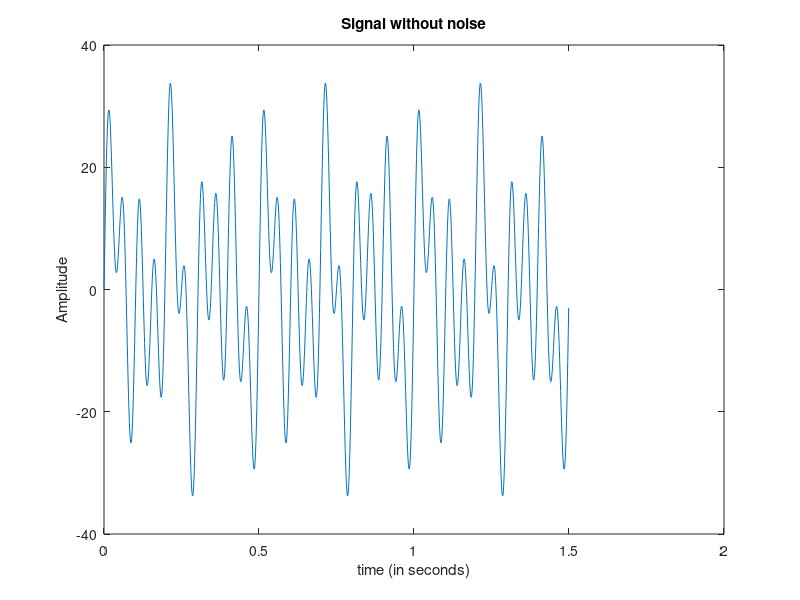
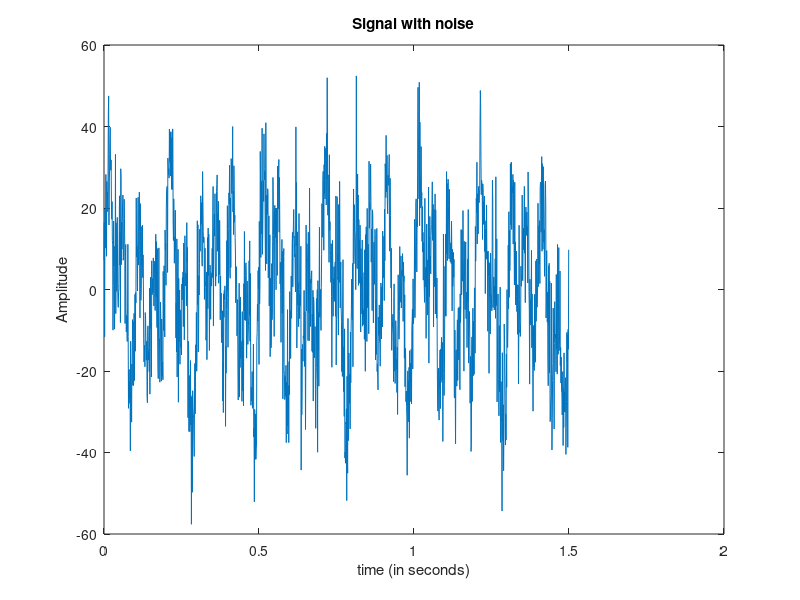
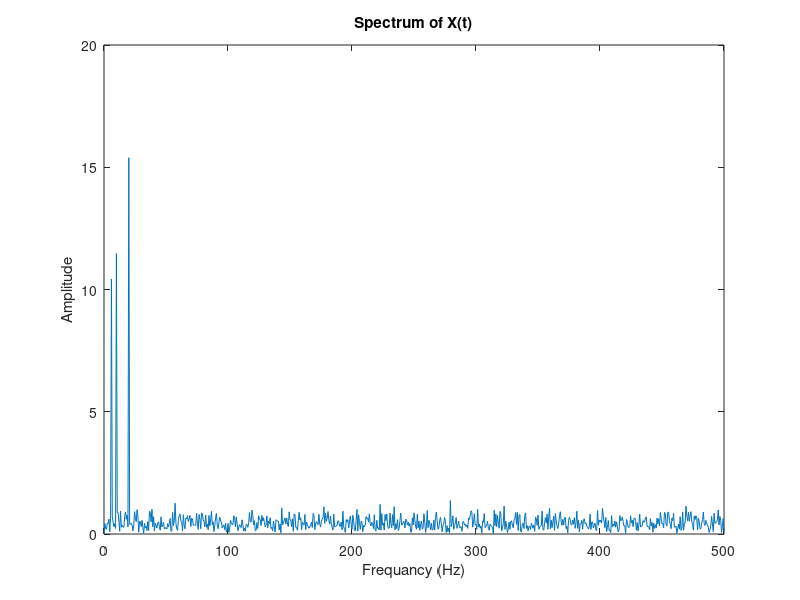
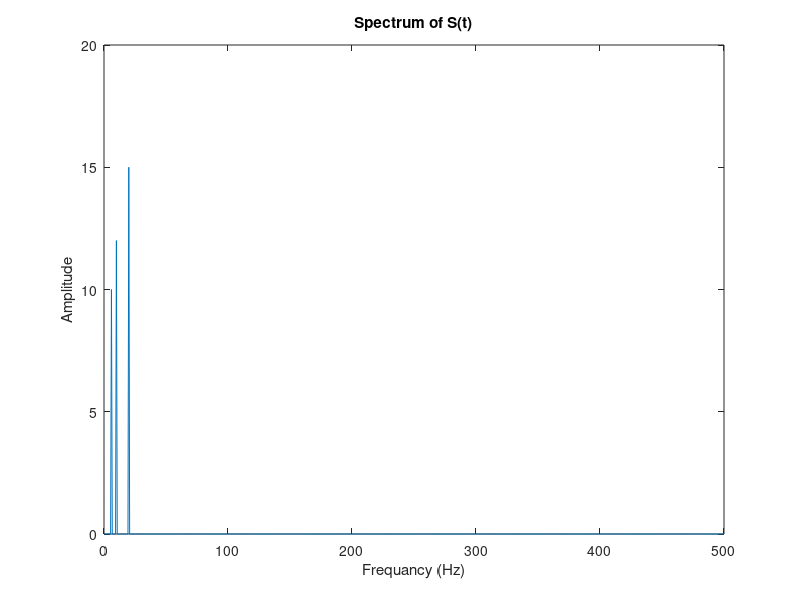

MATLAB code to generate these figures, in order:
% Script to show how to use the Fourier Method to identify a signal from
% the background noise.
%
% Written by:    Stefano Giani
%                stefano.giani@durham.ac.uk
%
% Created:       08/02/19
%

% We are going to create a signal three sinusoidal functions of different
% amplitudes and frequancies

%Amplitudes
A1 = 10;
A2 = 12;
A3 = 15;

%Frequencies
F1 = 6;               % hertz
F2 = 10;              % hertz
F3 = 20;              % hertz

Fs = 1000;            % Sampling frequency                    
T = 1/Fs;             % Sampling period       
L = 1500;             % Length of signal
t = (0:L-1)*T;        % Time vector

% Generation of the signal

S = A1*sin(2*pi*F1*t) + A2*sin(2*pi*F2*t) + A3*sin(2*pi*F3*t);

figure;
plot(t,S);
xlabel('time (in seconds)');
ylabel('Amplitude');
title('Signal without noise');

pause;

% Add noise to the signal
X = S + 10*randn(size(t));

figure;
plot(t,X);
xlabel('time (in seconds)');
ylabel('Amplitude');
title('Signal with noise');

pause;

% Compute the amplitude of the harmonics using the Fourier method
Y = fft(X);

P2 = abs(Y/L);
P1 = P2(1:L/2+1);
P1(2:end-1) = 2*P1(2:end-1);

f = Fs*(0:(L/2))/L;
figure
plot(f,P1) 
title('Spectrum of X(t)')
xlabel('Frequancy (Hz)')
ylabel('Amplitude')

pause;

Y = fft(S);
P2 = abs(Y/L);
P1 = P2(1:L/2+1);
P1(2:end-1) = 2*P1(2:end-1);

figure
plot(f,P1) 
title('Spectrum of S(t)')
xlabel('Frequancy (Hz)')
ylabel('Amplitude')
